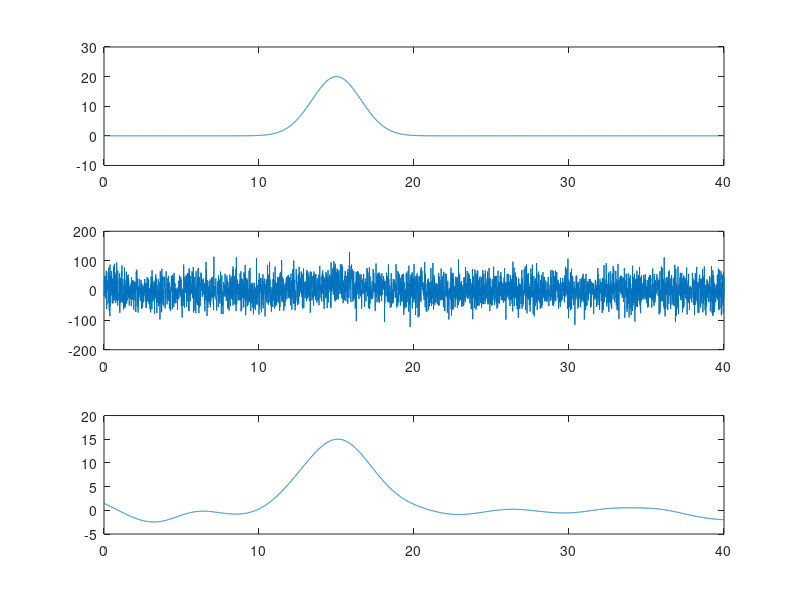

Write MATLAB code to recreate this figure.
clear all; close all; clc;      % Clear all workspaces

% Define time and the signal. Plot.
t=[0:.01:40]; ystand=20*exp(-(t-15).^2/5);
subplot(3,1,1); plot(t,ystand); axis([0 40 -10 30]);

% Read in (or create) the data. Plot.
ydat=ystand+normrnd(0,35,1,length(t));
subplot(3,1,2);
plot(t,ydat); axis([0 40 -200 200]);

% correlate the matched filter with the data & plot the results.
for j=1:4001;
    r=exp(-(t-j*.01).^2/5);
    Corect=r.*ydat;
    ypred(j)=sum(Corect)/sum(r);
end;
subplot(3,1,3); plot(t,ypred); axis([0 40 -5 20]);





